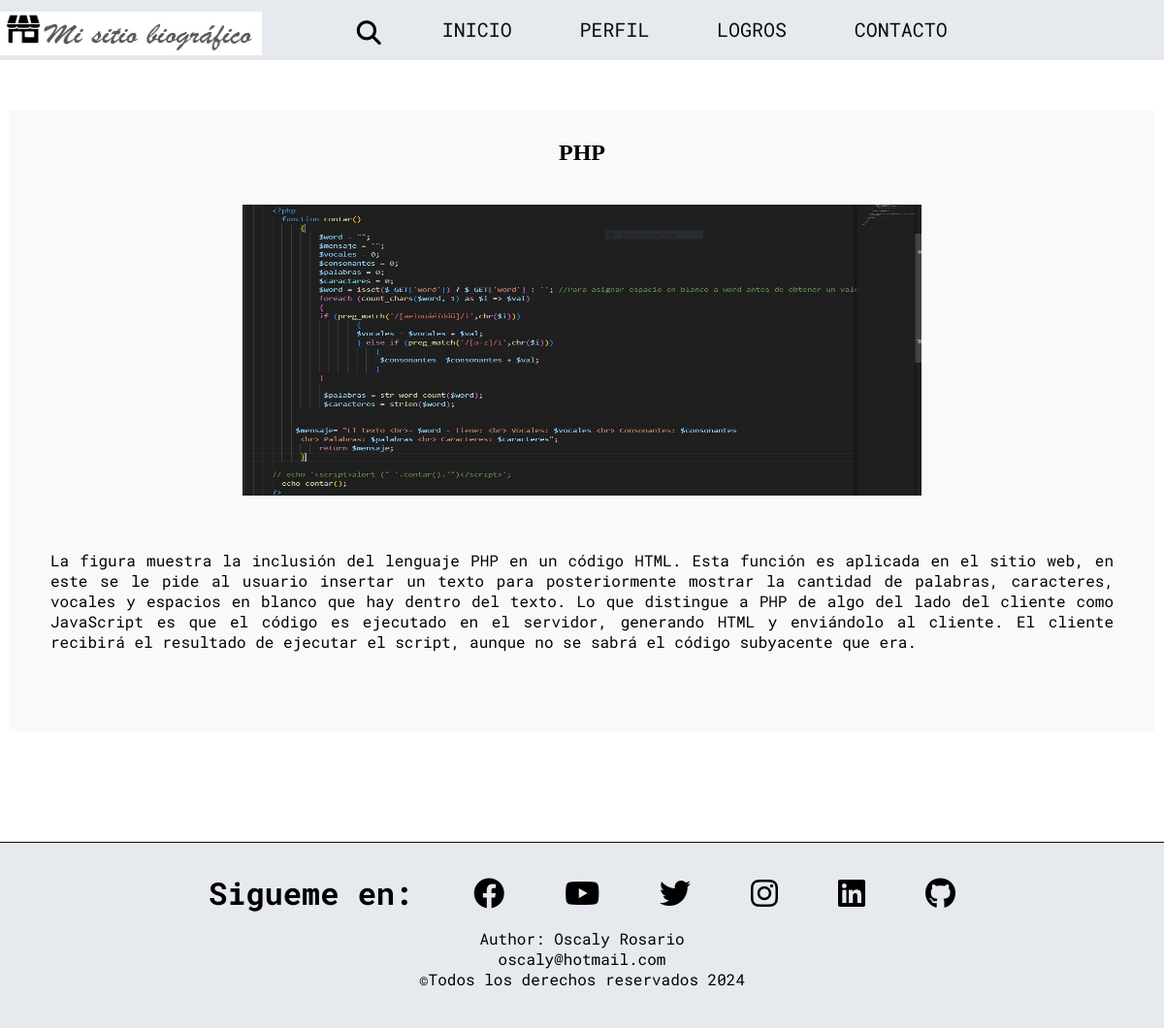
Page /perfil/5 on the committed database.
### perfil/models.py (models this page shows, shortened)
class Profile(models.Model):
    title = models.CharField(max_length = 200, verbose_name='Titulo')
    description = RichTextField(verbose_name = 'Descripcion')
    content = RichTextField (null = True, blank = True, verbose_name = 'Contenido')
    image = models.ImageField(upload_to="perfil", verbose_name= 'Imagen')
    link = models.URLField (null = True, blank = True, verbose_name = 'Enlace')
    created = models.DateTimeField(auto_now_add = True, verbose_name = 'Fecha de creacion')
    updated = models.DateTimeField(auto_now = True, verbose_name = 'Fecha de actualizacion')
    class Meta:
        verbose_name = 'Perfil'
        verbose_name_plural = 'Perfiles'
        ordering = ["-created"]

### perfil/views.py (the view)
# urls.py: path('perfil/<id>', views.publicacion, name='publicacion'),
def publicacion(request, id):
    profile = Profile.objects.get(id=id)
    return render (request, 'perfil/publicacion.html', {'profile':profile})

### perfil/templates/perfil/publicacion.html (shortened to what this page needs)
{% extends 'core/base.html' %}
{% load static %}
    {% block content %}
    <main class="p_main">
            <div class="img_post">
                <h2>{{ profile.title }}</h2>
                <a href="{{ profile.image.url }}" target="_blank">
                <img src="{{ profile.image.url }}" alt="Imagen de codigo" >
                </a>
                {{ profile.content|safe }}
            </div>
    </main>
    {% endblock %}

### core/static/core/css/main.css (style rules this page uses)
* { padding: 0; margin: 0; text-decoration: none; box-sizing: border-box; list-style: none; }
body { font-family: 'Roboto Mono', sans-serif; font-family: 400; overflow: scroll; text-align: center; }
.home-body { position: relative; top: 0; bottom: 0; left: 0; right: 0; width: 100%; margin: 0 auto; }
.p_main { display: grid; width: 182vh; height: 80vh; background-color: #f7f9fb; margin: 114px auto 60px auto; }
.img_post { display: grid; grid-template-columns: 1fr 1fr; grid-template-rows: 1fr 4fr; padding: 30px; }
.img_post h2 { font-family: Cambria, Cochin, Georgia, Times, 'Times New Roman', serif; margin: 0 auto; grid-row: 1; grid-column: 1; }
.img_post a { grid-column: 1; grid-row: 2; }
.img_post img { margin: 5px; width: 700px; height: 300px; }
.img_post p { text-align: justify; width: fit-content; padding: 20px; grid-column: 2; grid-row: 2; }

### core/static/core/css/media-query.css (style rules this page uses)
@media (max-width:1200px) { .p_main { width: fit-content; margin: 114px 10px; } }
@media (max-width:1200px) { .img_post { width: fit-content; display: grid; grid-template-rows: auto auto auto; grid-template-columns: auto; margin: 0 auto; } }
@media (max-width:1200px) { .img_post h2 { grid-row: 1; grid-column: 1; } }
@media (max-width:1200px) { .img_post img { grid-row: 2; grid-column: 1; margin: 0 auto; } }
@media (max-width:1200px) { .img_post p { width: inherit; grid-row: 3; grid-column: 1; padding: 12px; } }

### rows in the picture
Profile: title "PHP", image (picture), content "La figura muestra la inclusión del lenguaje PHP en un código HTML. Esta función es aplicada en el sitio web, en este se le pide al usuario insertar un texto para posteriormente mostrar la cantidad de palabras, caracteres, vocales y espacios en blanco que hay dentro del texto. Lo que distingue a PHP de algo del lado del cliente como JavaScript es que el código es ejecutado en el servidor, generando HTML y enviándolo al cliente. El cliente recibirá el resultado de ejecutar el script, aunque no se sabrá el código subyacente que era."
